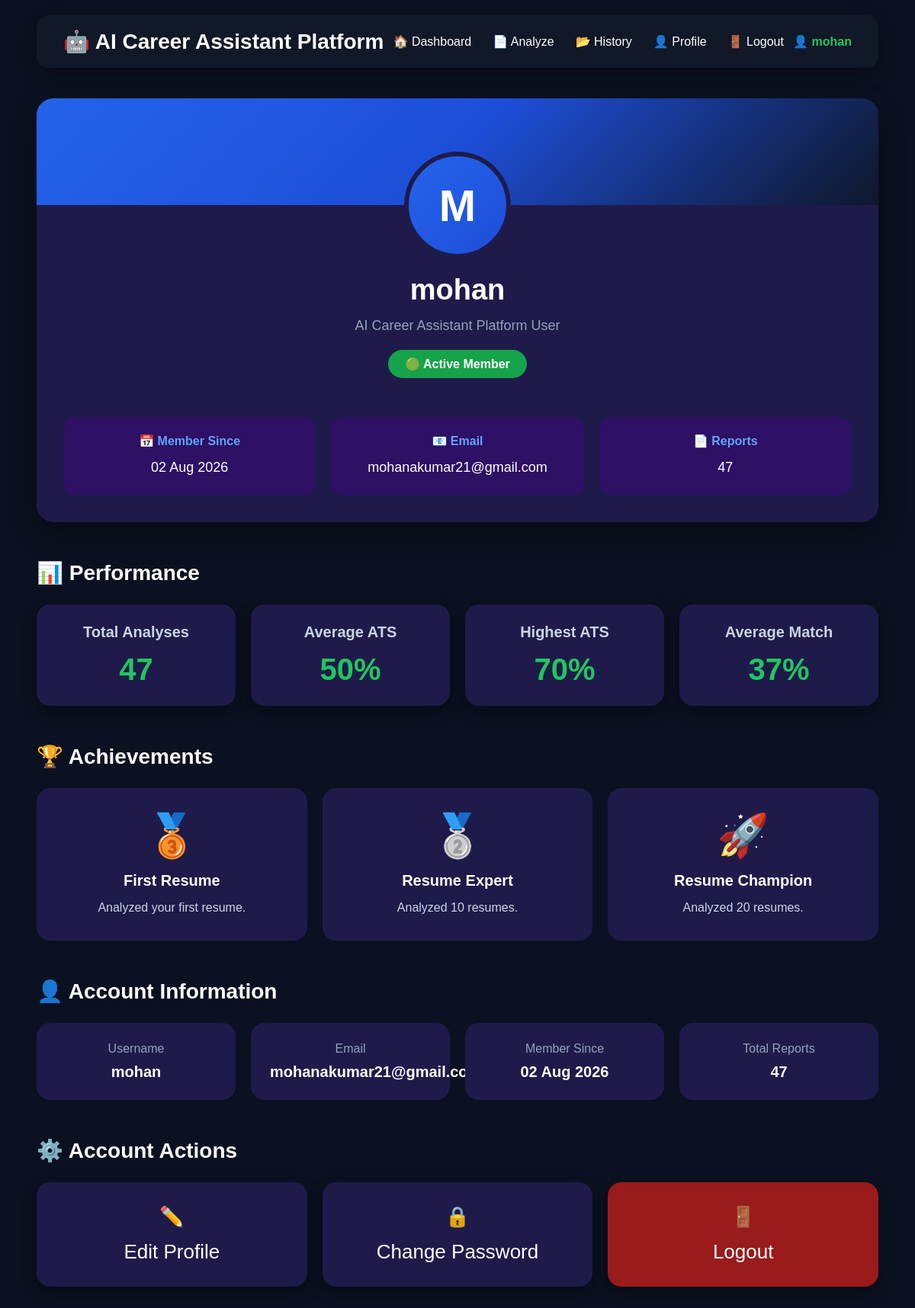
The app's page /profile (signed in) with its own data.
### models.py (models this page shows)
class User(UserMixin, db.Model):
    id = db.Column(db.Integer, primary_key=True)
    username = db.Column(
        db.String(100),
        unique=True,
        nullable=False
    )
    joined_date = db.Column(
    db.DateTime,
    default=datetime.utcnow
    )
    email = db.Column(
        db.String(150),
        unique=True,
        nullable=False
    )
    password = db.Column(
        db.String(200),
        nullable=False
    )

### app.py (the view)
@app.route("/profile")
@login_required
def profile():
    reports = ResumeHistory.query.filter_by(
        user_id=current_user.id
    ).all()
    achievements = get_achievements(reports)
    total_reports = len(reports)
    if total_reports:
        average_ats = round(
            sum(r.ats_score for r in reports) / total_reports
        )
        highest_ats = max(r.ats_score for r in reports)
        average_match = round(
            sum(r.match_score for r in reports) / total_reports
        )
    else:
        average_ats = 0
        highest_ats = 0
        average_match = 0
    return render_template(
        "profile.html",
        total_reports=total_reports,
        average_ats=average_ats,
        highest_ats=highest_ats,
        average_match=average_match,
        achievements=achievements
    )

### app.py (called while the page is built)
@login_manager.user_loader
def load_user(user_id):
    return User.query.get(int(user_id))

### templates/profile.html (shortened to what this page needs)
{% extends "base.html" %}
{% block head %}
<link rel="stylesheet"
      href="{{ url_for('static', filename='css/profile.css') }}">
{% endblock %}
{% block content %}
<div class="profile-container">
    <div class="profile-card">
        <div class="profile-cover"></div>
        <div class="profile-avatar">
            {{ current_user.username[0]|upper }}
        </div>
        <h1>{{ current_user.username }}</h1>
        <p class="profile-role">
            AI Career Assistant Platform User
        </p>
        <div class="profile-status">
            <span class="status-badge">
                🟢 Active Member
            </span>
        </div>
        <div class="profile-meta">
            <div class="meta-card">
                <h4>📅 Member Since</h4>
                <p>{{ current_user.joined_date.strftime('%d %b %Y') }}</p>
            </div>
            <div class="meta-card">
                <h4>📧 Email</h4>
                <p>{{ current_user.email }}</p>
            </div>
            <div class="meta-card">
                <h4>📄 Reports</h4>
                <p>{{ total_reports }}</p>
            </div>
        </div>
    </div>
    <section class="profile-section">
        <h2 class="section-title">
            📊 Performance
        </h2>
        <div class="stats-grid">
            <div class="stat-card">
                <h3>Total Analyses</h3>
                <h1>{{ total_reports }}</h1>
            </div>
            <div class="stat-card">
                <h3>Average ATS</h3>
                <h1>{{ average_ats }}%</h1>
            </div>
            <div class="stat-card">
                <h3>Highest ATS</h3>
                <h1>{{ highest_ats }}%</h1>
            </div>
            <div class="stat-card">
                <h3>Average Match</h3>
                <h1>{{ average_match }}%</h1>
            </div>
        </div>
    </section>
    <section class="profile-section">
        <h2 class="section-title">
            🏆 Achievements
        </h2>
        <div class="achievement-grid">
            {% for badge in achievements %}
            <div class="achievement-box">
                <div class="achievement-icon">
                    {{ badge.icon }}
                </div>
                <h3>
                    {{ badge.title }}
                </h3>
                <p>
                    {{ badge.description }}
                </p>
            </div>
            {% endfor %}
        </div>
    </section>
    <section class="profile-section">
        <h2 class="section-title">
            👤 Account Information
        </h2>
        <div class="account-grid">
            <div class="account-item">
                <span>Username</span>
                <h3>{{ current_user.username }}</h3>
            </div>
            <div class="account-item">
                <span>Email</span>
                <h3>{{ current_user.email }}</h3>
            </div>
            <div class="account-item">
                <span>Member Since</span>
                <h3>{{ current_user.joined_date.strftime('%d %b %Y') }}</h3>
            </div>
            <div class="account-item">
                <span>Total Reports</span>
                <h3>{{ total_reports }}</h3>
            </div>
        </div>
    </section>
    <section class="profile-section">
        <h2 class="section-title">
            ⚙️ Account Actions
        </h2>
<div class="action-grid">
    <a href="{{ url_for('edit_profile') }}" class="profile-action">
        ✏️
        <span>Edit Profile</span>
    </a>
    <a href="{{ url_for('change_password') }}" class="profile-action">
        🔒
        <span>Change Password</span>
    </a>
    <a href="{{ url_for('logout') }}" class="profile-action logout">
        🚪
        <span>Logout</span>
    </a>
</div>
    </section>
</div>
{% endblock %}

### templates/base.html (shortened to what this page needs)
<!DOCTYPE html>
<html lang="en">
<head>
    <link rel="stylesheet"
          href="{{ url_for('static', filename='css/base.css') }}">
    {% block head %}{% endblock %}
</head>
<body>
{% if current_user.is_authenticated %}
<nav class="navbar">
    <div class="logo">
        🤖 AI Career Assistant Platform
    </div>
    <ul>
        <li><a href="/dashboard">🏠 Dashboard</a></li>
        <li><a href="/">📄 Analyze</a></li>
        <li><a href="/history">📂 History</a></li>
        <li><a href="/profile">👤 Profile</a></li>
        <li><a href="/logout">🚪 Logout</a></li>
    </ul>
    <div class="user">
        👤 {{ current_user.username }}
    </div>
</nav>
{% endif %}
{% block content %}
{% endblock %}
</body>
</html>

### static/css/base.css (style rules this page uses)
* { margin:0; padding:0; box-sizing:border-box; font-family:Arial, Helvetica, sans-serif; }
body { background:#0B1120; color:#ffffff; min-height:100vh; }
h1 { font-size:38px; font-weight:700; }
h2 { font-size:28px; margin-bottom:20px; }
h3 { font-size:20px; }
p { line-height:1.7; }
a { text-decoration:none; color:white; }
.navbar { width:92%; margin:20px auto; padding:18px 35px; display:flex; justify-content:space-between; align-items:center; background:#111827; border-radius:15px; box-shadow:0 10px 25px rgba(0,0,0,.25); position:sticky; top:15px; z-index:999; }
.logo { font-size:28px; font-weight:bold; }
.navbar ul { display:flex; list-style:none; gap:28px; }
.navbar ul li a { color:white; transition:.3s; }
.user { color:#22c55e; font-weight:bold; }

### static/css/profile.css (style rules this page uses)
.profile-container { width:92%; max-width:1400px; margin:40px auto; }
.profile-card { background:#1E1B4B; border-radius:22px; overflow:hidden; text-align:center; box-shadow:0 15px 35px rgba(0,0,0,.35); margin-bottom:45px; }
.profile-cover { height:140px; background:linear-gradient( 135deg, #2563eb, #1d4ed8, #0f172a ); }
.profile-avatar { width:140px; height:140px; margin:-70px auto 0; border-radius:50%; background:linear-gradient( 135deg, #2563eb, #1d4ed8 ); display:flex; justify-content:center; align-items:center; color:white; font-size:58px; font-weight:bold; border:6px solid #1E1B4B; }
.profile-card h1 { margin-top:20px; font-size:38px; }
.profile-role { color:#94a3b8; margin-top:10px; font-size:18px; }
.profile-status { margin:25px 0; }
.status-badge { background:#16a34a; padding:10px 22px; border-radius:25px; font-weight:bold; }
.profile-meta { display:grid; grid-template-columns:repeat(auto-fit,minmax(220px,1fr)); gap:20px; padding:35px; }
.meta-card { background:#2E1065; border-radius:16px; padding:22px; transition:.3s; }
.meta-card h4 { color:#60a5fa; margin-bottom:10px; }
.meta-card p { color:white; font-size:18px; }
.profile-section { margin-top:50px; }
.section-title { margin-bottom:25px; font-size:28px; }
.profile-section .stats-grid { display:grid; grid-template-columns:repeat(auto-fit,minmax(220px,1fr)); gap:20px; }
.profile-section .stat-card { background:#1E1B4B; border-radius:18px; padding:25px; text-align:center; transition:.3s; box-shadow:0 8px 20px rgba(0,0,0,.35); }
.profile-section .stat-card h3 { color:#cbd5e1; margin-bottom:15px; }
.profile-section .stat-card h1 { color:#22c55e; font-size:40px; }
.achievement-grid { display:grid; grid-template-columns:repeat(auto-fit,minmax(240px,1fr)); gap:20px; }
.achievement-box { background:#1E1B4B; border-radius:18px; padding:30px; text-align:center; transition:.3s; }
.achievement-icon { font-size:55px; }
.achievement-box h3 { margin-top:15px; }
.achievement-box p { margin-top:10px; color:#cbd5e1; }
.account-grid { display:grid; grid-template-columns:repeat(auto-fit,minmax(220px,1fr)); gap:20px; }
.account-item { background:#1E1B4B; border-radius:18px; padding:25px; text-align:center; transition:.3s; }
.account-item span { color:#94a3b8; display:block; margin-bottom:10px; }
.account-item h3 { color:white; }
.action-grid { display:grid; grid-template-columns:repeat(auto-fit,minmax(220px,1fr)); gap:20px; }
.profile-action { background:#1E1B4B; color:white; text-decoration:none; border-radius:18px; padding:30px; display:flex; flex-direction:column; align-items:center; justify-content:center; gap:15px; font-size:26px; transition:.3s; box-shadow:0 8px 20px rgba(0,0,0,.35); }
.profile-action.logout { background:#991b1b; }

### records on screen
User: username "mohan", username "M", joined_date "02 Aug 2026", email "mohanakumar21@gmail.com"

### other values on screen
{{ total_reports }} "47"
{{ average_ats }} "50"
{{ highest_ats }} "70"
{{ average_match }} "37"
{{ badge.icon }} "🥉" "🥈" "🚀"
{{ badge.title }} "First Resume" "Resume Expert" "Resume Champion"
{{ badge.description }} "Analyzed your first resume." "Analyzed 10 resumes." "Analyzed 20 resumes."
